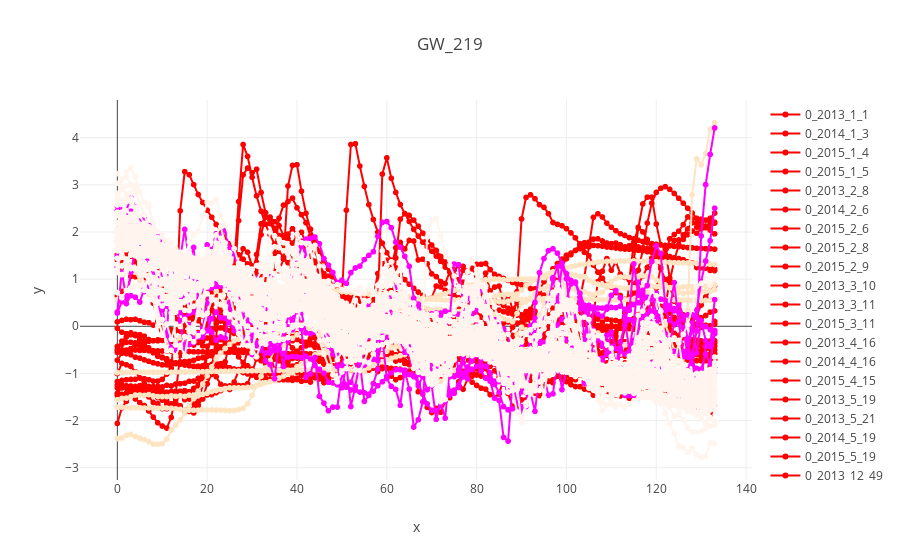

Notebook cell for this chart:
### Code cell
cluster_GW.ploter.plot_captor_cluster_cover(clts)

### Figure 1 — Plotly figure (JSON) as saved in the notebook; plotly's stock layout.template omitted (floating-point values rounded to 4 significant figures; data arrays with more than 128 entries replaced by an {"elided": "..."} marker saying what was removed)
{"data": [{"line": {"color": "red"}, "marker": {"color": "red"}, "mode": "markers+lines", "name": "0_2013_1_1", "type": "scattergl", "y": {"elided": "134 float values"}}, {"line": {"color": "red"}, "marker": {"color": "red"}, "mode": "markers+lines", "name": "0_2014_1_3", "type": "scattergl", "y": {"elided": "134 float values"}}, {"line": {"color": "red"}, "marker": {"color": "red"}, "mode": "markers+lines", "name": "0_2015_1_4", "type": "scattergl", "y": {"elided": "134 float values"}}, {"line": {"color": "red"}, "marker": {"color": "red"}, "mode": "markers+lines", "name": "0_2015_1_5", "type": "scattergl", "y": {"elided": "134 float values"}}, {"line": {"color": "red"}, "marker": {"color": "red"}, "mode": "markers+lines", "name": "0_2013_2_8", "type": "scattergl", "y": {"elided": "134 float values"}}, {"line": {"color": "red"}, "marker": {"color": "red"}, "mode": "markers+lines", "name": "0_2014_2_6", "type": "scattergl", "y": {"elided": "134 float values"}}, {"line": {"color": "red"}, "marker": {"color": "red"}, "mode": "markers+lines", "name": "0_2015_2_6", "type": "scattergl", "y": {"elided": "134 float values"}}, {"line": {"color": "red"}, "marker": {"color": "red"}, "mode": "markers+lines", "name": "0_2015_2_8", "type": "scattergl", "y": {"elided": "134 float values"}}, {"line": {"color": "red"}, "marker": {"color": "red"}, "mode": "markers+lines", "name": "0_2015_2_9", "type": "scattergl", "y": {"elided": "134 float values"}}, {"line": {"color": "red"}, "marker": {"color": "red"}, "mode": "markers+lines", "name": "0_2013_3_10", "type": "scattergl", "y": {"elided": "134 float values"}}, {"line": {"color": "red"}, "marker": {"color": "red"}, "mode": "markers+lines", "name": "0_2013_3_11", "type": "scattergl", "y": {"elided": "134 float values"}}, {"line": {"color": "red"}, "marker": {"color": "red"}, "mode": "markers+lines", "name": "0_2015_3_11", "type": "scattergl", "y": {"elided": "134 float values"}}, {"line": {"color": "red"}, "marker": {"color": "red"}, "mode": "markers+lines", "name": "0_2013_4_16", "type": "scattergl", "y": {"elided": "134 float values"}}, {"line": {"color": "red"}, "marker": {"color": "red"}, "mode": "markers+lines", "name": "0_2014_4_16", "type": "scattergl", "y": {"elided": "134 float values"}}, {"line": {"color": "red"}, "marker": {"color": "red"}, "mode": "markers+lines", "name": "0_2015_4_15", "type": "scattergl", "y": {"elided": "134 float values"}}, {"line": {"color": "red"}, "marker": {"color": "red"}, "mode": "markers+lines", "name": "0_2013_5_19", "type": "scattergl", "y": {"elided": "134 float values"}}, {"line": {"color": "red"}, "marker": {"color": "red"}, "mode": "markers+lines", "name": "0_2013_5_21", "type": "scattergl", "y": {"elided": "134 float values"}}, {"line": {"color": "red"}, "marker": {"color": "red"}, "mode": "markers+lines", "name": "0_2014_5_19", "type": "scattergl", "y": {"elided": "134 float values"}}, {"line": {"color": "red"}, "marker": {"color": "red"}, "mode": "markers+lines", "name": "0_2015_5_19", "type": "scattergl", "y": {"elided": "134 float values"}}, {"line": {"color": "red"}, "marker": {"color": "red"}, "mode": "markers+lines", "name": "0_2013_12_49", "type": "scattergl", "y": {"elided": "134 float values"}}, {"line": {"color": "bisque"}, "marker": {"color": "bisque"}, "mode": "markers+lines", "name": "1_2015_1_3", "type": "scattergl", "y": {"elided": "134 float values"}}, {"line": {"color": "bisque"}, "marker": {"color": "bisque"}, "mode": "markers+lines", "name": "1_2013_2_6", "type": "scattergl", "y": {"elided": "134 float values"}}, {"line": {"color": "bisque"}, "marker": {"color": "bisque"}, "mode": "markers+lines", "name": "1_2012_12_50", "type": "scattergl", "y": {"elided": "134 float values"}}, {"line": {"color": "bisque"}, "marker": {"color": "bisque"}, "mode": "markers+lines", "name": "1_2014_12_51", "type": "scattergl", "y": {"elided": "134 float values"}}, {"line": {"color": "bisque"}, "marker": {"color": "bisque"}, "mode": "markers+lines", "name": "1_2014_12_52", "type": "scattergl", "y": {"elided": "134 float values"}}, {"line": {"color": "fuchsia"}, "marker": {"color": "fuchsia"}, "mode": "markers+lines", "name": "2_2013_1_4", "type": "scattergl", "y": {"elided": "134 float values"}}, {"line": {"color": "fuchsia"}, "marker": {"color": "fuchsia"}, "mode": "markers+lines", "name": "2_2014_3_10", "type": "scattergl", "y": {"elided": "134 float values"}}, {"line": {"color": "fuchsia"}, "marker": {"color": "fuchsia"}, "mode": "markers+lines", "name": "2_2014_3_12", "type": "scattergl", "y": {"elided": "134 float values"}}, {"line": {"color": "fuchsia"}, "marker": {"color": "fuchsia"}, "mode": "markers+lines", "name": "2_2014_3_13", "type": "scattergl", "y": {"elided": "134 float values"}}, {"line": {"color": "fuchsia"}, "marker": {"color": "fuchsia"}, "mode": "markers+lines", "name": "2_2013_4_14", "type": "scattergl", "y": {"elided": "134 float values"}}, {"line": {"color": "fuchsia"}, "marker": {"color": "fuchsia"}, "mode": "markers+lines", "name": "2_2013_4_15", "type": "scattergl", "y": {"elided": "134 float values"}}, {"line": {"color": "fuchsia"}, "marker": {"color": "fuchsia"}, "mode": "markers+lines", "name": "2_2014_12_49", "type": "scattergl", "y": {"elided": "134 float values"}}, {"line": {"color": "seashell"}, "marker": {"color": "seashell"}, "mode": "markers+lines", "name": "3_2013_1_2", "type": "scattergl", "y": {"elided": "134 float values"}}, {"line": {"color": "seashell"}, "marker": {"color": "seashell"}, "mode": "markers+lines", "name": "3_2013_1_3", "type": "scattergl", "y": {"elided": "134 float values"}}, {"line": {"color": "seashell"}, "marker": {"color": "seashell"}, "mode": "markers+lines", "name": "3_2014_1_2", "type": "scattergl", "y": {"elided": "134 float values"}}, {"line": {"color": "seashell"}, "marker": {"color": "seashell"}, "mode": "markers+lines", "name": "3_2014_1_4", "type": "scattergl", "y": {"elided": "134 float values"}}, {"line": {"color": "seashell"}, "marker": {"color": "seashell"}, "mode": "markers+lines", "name": "3_2015_1_2", "type": "scattergl", "y": {"elided": "134 float values"}}, {"line": {"color": "seashell"}, "marker": {"color": "seashell"}, "mode": "markers+lines", "name": "3_2013_2_7", "type": "scattergl", "y": {"elided": "134 float values"}}, {"line": {"color": "seashell"}, "marker": {"color": "seashell"}, "mode": "markers+lines", "name": "3_2014_2_7", "type": "scattergl", "y": {"elided": "134 float values"}}, {"line": {"color": "seashell"}, "marker": {"color": "seashell"}, "mode": "markers+lines", "name": "3_2014_2_8", "type": "scattergl", "y": {"elided": "134 float values"}}, {"line": {"color": "seashell"}, "marker": {"color": "seashell"}, "mode": "markers+lines", "name": "3_2015_2_7", "type": "scattergl", "y": {"elided": "134 float values"}}, {"line": {"color": "seashell"}, "marker": {"color": "seashell"}, "mode": "markers+lines", "name": "3_2013_3_12", "type": "scattergl", "y": {"elided": "134 float values"}}, {"line": {"color": "seashell"}, "marker": {"color": "seashell"}, "mode": "markers+lines", "name": "3_2013_3_13", "type": "scattergl", "y": {"elided": "134 float values"}}, {"line": {"color": "seashell"}, "marker": {"color": "seashell"}, "mode": "markers+lines", "name": "3_2014_3_11", "type": "scattergl", "y": {"elided": "134 float values"}}, {"line": {"color": "seashell"}, "marker": {"color": "seashell"}, "mode": "markers+lines", "name": "3_2015_3_10", "type": "scattergl", "y": {"elided": "134 float values"}}, {"line": {"color": "seashell"}, "marker": {"color": "seashell"}, "mode": "markers+lines", "name": "3_2015_3_12", "type": "scattergl", "y": {"elided": "134 float values"}}, {"line": {"color": "seashell"}, "marker": {"color": "seashell"}, "mode": "markers+lines", "name": "3_2015_3_13", "type": "scattergl", "y": {"elided": "134 float values"}}, {"line": {"color": "seashell"}, "marker": {"color": "seashell"}, "mode": "markers+lines", "name": "3_2013_4_17", "type": "scattergl", "y": {"elided": "134 float values"}}, {"line": {"color": "seashell"}, "marker": {"color": "seashell"}, "mode": "markers+lines", "name": "3_2014_4_14", "type": "scattergl", "y": {"elided": "134 float values"}}, {"line": {"color": "seashell"}, "marker": {"color": "seashell"}, "mode": "markers+lines", "name": "3_2014_4_15", "type": "scattergl", "y": {"elided": "134 float values"}}, {"line": {"color": "seashell"}, "marker": {"color": "seashell"}, "mode": "markers+lines", "name": "3_2014_4_17", "type": "scattergl", "y": {"elided": "134 float values"}}, {"line": {"color": "seashell"}, "marker": {"color": "seashell"}, "mode": "markers+lines", "name": "3_2015_4_16", "type": "scattergl", "y": {"elided": "134 float values"}}, {"line": {"color": "seashell"}, "marker": {"color": "seashell"}, "mode": "markers+lines", "name": "3_2015_4_17", "type": "scattergl", "y": {"elided": "134 float values"}}, {"line": {"color": "seashell"}, "marker": {"color": "seashell"}, "mode": "markers+lines", "name": "3_2013_5_20", "type": "scattergl", "y": {"elided": "134 float values"}}, {"line": {"color": "seashell"}, "marker": {"color": "seashell"}, "mode": "markers+lines", "name": "3_2014_5_20", "type": "scattergl", "y": {"elided": "134 float values"}}, {"line": {"color": "seashell"}, "marker": {"color": "seashell"}, "mode": "markers+lines", "name": "3_2014_5_21", "type": "scattergl", "y": {"elided": "134 float values"}}, {"line": {"color": "seashell"}, "marker": {"color": "seashell"}, "mode": "markers+lines", "name": "3_2014_5_22", "type": "scattergl", "y": {"elided": "134 float values"}}, {"line": {"color": "seashell"}, "marker": {"color": "seashell"}, "mode": "markers+lines", "name": "3_2015_5_20", "type": "scattergl", "y": {"elided": "134 float values"}}, {"line": {"color": "seashell"}, "marker": {"color": "seashell"}, "mode": "markers+lines", "name": "3_2015_5_21", "type": "scattergl", "y": {"elided": "134 float values"}}, {"line": {"color": "seashell"}, "marker": {"color": "seashell"}, "mode": "markers+lines", "name": "3_2015_5_22", "type": "scattergl", "y": {"elided": "134 float values"}}, {"line": {"color": "seashell"}, "marker": {"color": "seashell"}, "mode": "markers+lines", "name": "3_2012_12_49", "type": "scattergl", "y": {"elided": "134 float values"}}, {"line": {"color": "seashell"}, "marker": {"color": "seashell"}, "mode": "markers+lines", "name": "3_2012_12_51", "type": "scattergl", "y": {"elided": "134 float values"}}, {"line": {"color": "seashell"}, "marker": {"color": "seashell"}, "mode": "markers+lines", "name": "3_2012_12_52", "type": "scattergl", "y": {"elided": "134 float values"}}, {"line": {"color": "seashell"}, "marker": {"color": "seashell"}, "mode": "markers+lines", "name": "3_2013_12_50", "type": "scattergl", "y": {"elided": "134 float values"}}, {"line": {"color": "seashell"}, "marker": {"color": "seashell"}, "mode": "markers+lines", "name": "3_2013_12_51", "type": "scattergl", "y": {"elided": "134 float values"}}, {"line": {"color": "seashell"}, "marker": {"color": "seashell"}, "mode": "markers+lines", "name": "3_2013_12_52", "type": "scattergl", "y": {"elided": "134 float values"}}, {"line": {"color": "seashell"}, "marker": {"color": "seashell"}, "mode": "markers+lines", "name": "3_2014_12_50", "type": "scattergl", "y": {"elided": "134 float values"}}], "layout": {"title": "GW_219", "xaxis": {"title": "x"}, "yaxis": {"title": "y"}}}
